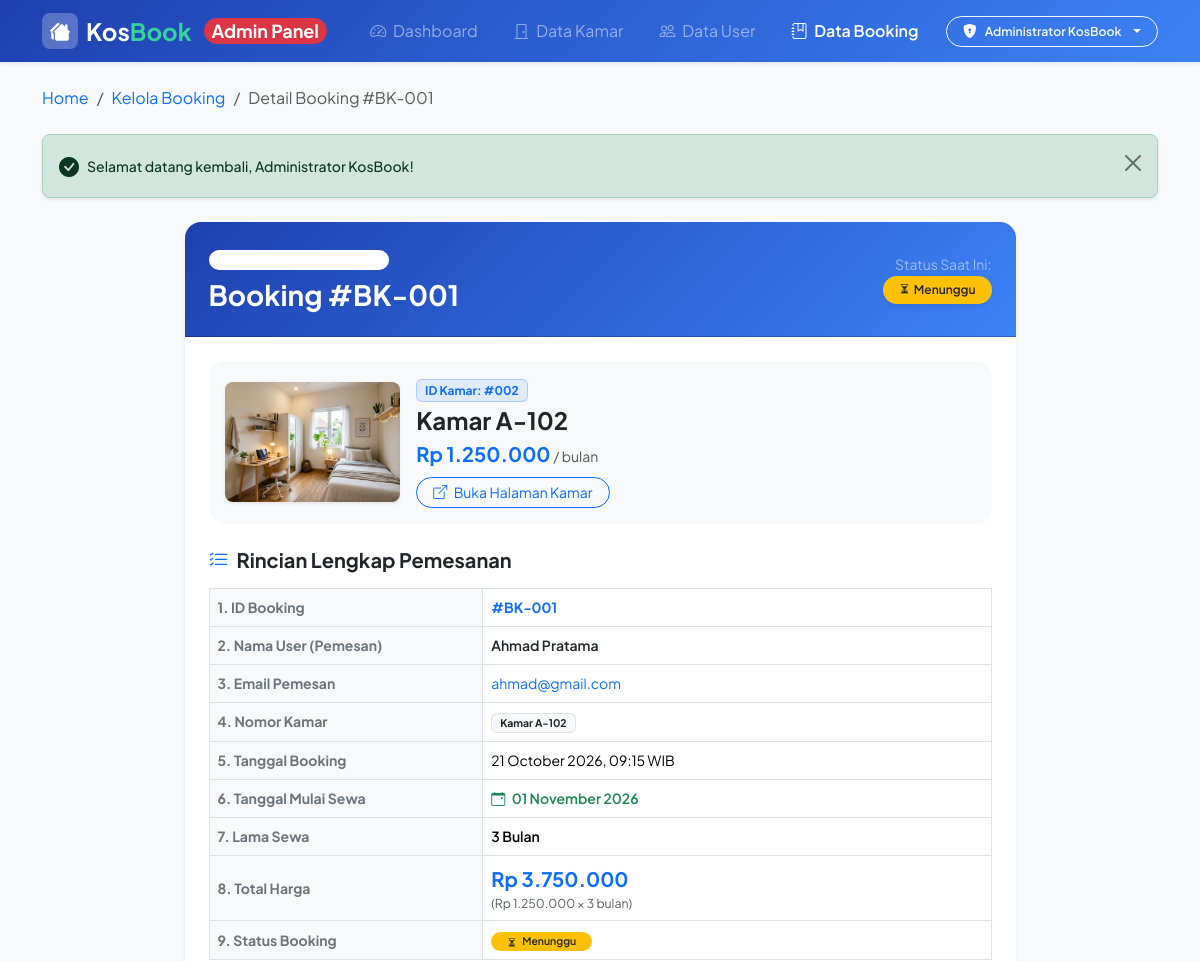
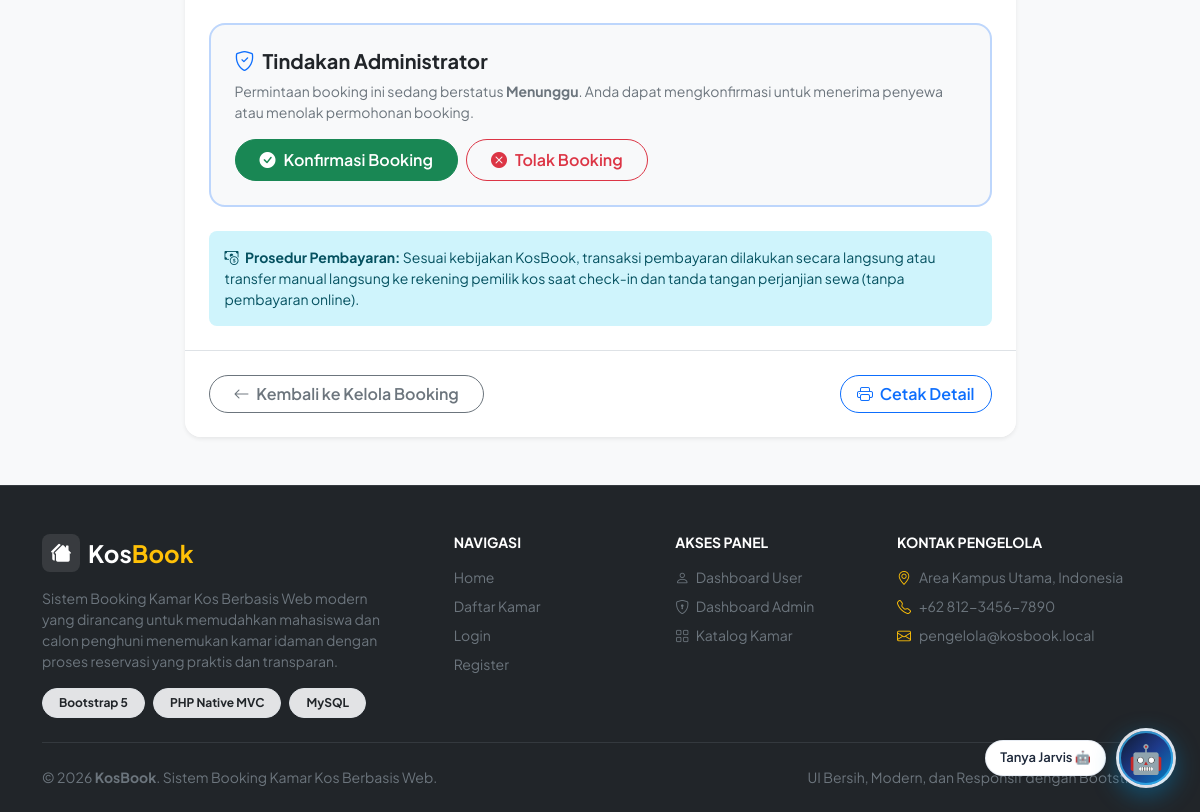
The page /public/index.php?url=booking/detail/1 (signed in) on the database its author committed (2 pictures, top to bottom).
### tables this page shows
CREATE TABLE `booking` (
    `id` INT AUTO_INCREMENT,
    `user_id` INT NOT NULL,
    `kamar_id` INT NOT NULL,
    `tanggal_booking` DATETIME NOT NULL DEFAULT CURRENT_TIMESTAMP,
    `tanggal_mulai` DATE NOT NULL,
    `lama_sewa` INT NOT NULL DEFAULT 1,  
    `total_harga` DECIMAL(12, 2) NOT NULL,
    `status` ENUM('menunggu', 'dikonfirmasi', 'ditolak', 'selesai') NOT NULL DEFAULT 'menunggu',
    `created_at` TIMESTAMP NOT NULL DEFAULT CURRENT_TIMESTAMP,

     
    CONSTRAINT `pk_booking` PRIMARY KEY (`id`),

     
    CONSTRAINT `fk_booking_user` 
        FOREIGN KEY (`user_id`) REFERENCES `users` (`id`) 
        ON DELETE CASCADE 
        ON UPDATE CASCADE,
    CONSTRAINT `fk_booking_kamar` 
        FOREIGN KEY (`kamar_id`) REFERENCES `kamar` (`id`) 
        ON DELETE RESTRICT 
        ON UPDATE CASCADE,

     
    INDEX `idx_booking_user_id` (`user_id`),
    INDEX `idx_booking_kamar_id` (`kamar_id`),
    INDEX `idx_booking_status` (`status`),
    INDEX `idx_booking_tanggal` (`tanggal_booking`)
);

CREATE TABLE `kamar` (
    `id` INT AUTO_INCREMENT,
    `nomor_kamar` VARCHAR(50) NOT NULL,
    `harga` DECIMAL(12, 2) NOT NULL,
    `fasilitas` TEXT NULL,
    `deskripsi` TEXT NULL,
    `foto` VARCHAR(255) DEFAULT 'default_kamar.jpg',
    `status` ENUM('tersedia', 'booking', 'terisi') NOT NULL DEFAULT 'tersedia',
    `created_at` TIMESTAMP NOT NULL DEFAULT CURRENT_TIMESTAMP,
    `updated_at` TIMESTAMP NOT NULL DEFAULT CURRENT_TIMESTAMP ON UPDATE CURRENT_TIMESTAMP,

     
    CONSTRAINT `pk_kamar` PRIMARY KEY (`id`),

     
    CONSTRAINT `uq_kamar_nomor` UNIQUE (`nomor_kamar`),
    INDEX `idx_kamar_status` (`status`),
    INDEX `idx_kamar_harga` (`harga`)
);

CREATE TABLE `users` (
    `id` INT AUTO_INCREMENT,
    `nama` VARCHAR(100) NOT NULL,
    `email` VARCHAR(100) NOT NULL,
    `password` VARCHAR(255) NOT NULL,
    `role` ENUM('user', 'admin') NOT NULL DEFAULT 'user',
    `created_at` TIMESTAMP NOT NULL DEFAULT CURRENT_TIMESTAMP,

     
    CONSTRAINT `pk_users` PRIMARY KEY (`id`),

     
    CONSTRAINT `uq_users_email` UNIQUE (`email`),
    INDEX `idx_users_role` (`role`)
);

### app/views/booking/detail.php (the view, shortened to what the rows shown need)
<?php
$photoUrl = !empty($booking['kamar_foto']) && file_exists(__DIR__ . '/../../public/images/kamar/' . $booking['kamar_foto'])
    ? BASE_URL . '/images/kamar/' . htmlspecialchars($booking['kamar_foto'])
    : (file_exists(__DIR__ . '/../../public/images/' . $booking['kamar_foto'])
        ? BASE_URL . '/images/' . htmlspecialchars($booking['kamar_foto'])
        : BASE_URL . '/images/default_kamar.jpg');
$statusBadge = [
    'menunggu'     => 'bg-warning text-dark',
    'dikonfirmasi' => 'bg-success text-white',
    'ditolak'      => 'bg-danger text-white',
    'selesai'      => 'bg-secondary text-white'
][$booking['status']] ?? 'bg-primary text-white';
$statusIcon = [
    'menunggu'     => 'bi-hourglass-split',
    'dikonfirmasi' => 'bi-check-circle-fill',
    'ditolak'      => 'bi-x-circle-fill',
    'selesai'      => 'bi-flag-fill'
][$booking['status']] ?? 'bi-circle-fill';
?>
<div class="container py-4">
    <nav aria-label="breadcrumb" class="mb-4">
        <ol class="breadcrumb small">
            <li class="breadcrumb-item"><a href="<?= url(''); ?>" class="text-decoration-none">Home</a></li>
            <?php if ($isAdmin): ?>
                <li class="breadcrumb-item"><a href="<?= url('booking/admin'); ?>" class="text-decoration-none">Kelola Booking</a></li>
            <?php else: ?>
                <li class="breadcrumb-item"><a href="<?= url('dashboard/user'); ?>" class="text-decoration-none">Dashboard Saya</a></li>
            <?php endif; ?>
            <li class="breadcrumb-item active" aria-current="page">Detail Booking #BK-00<?= $booking['id']; ?></li>
        </ol>
    </nav>
    <?php require __DIR__ . '/../components/alert.php'; ?>
    <div class="row justify-content-center">
        <div class="col-lg-9">
            <div class="card border-0 shadow-sm rounded-4 bg-white overflow-hidden mb-4">
                <div class="card-header bg-primary text-white p-4 d-flex flex-wrap justify-content-between align-items-center gap-2" style="background: linear-gradient(135deg, #1e40af 0%, #3b82f6 100%) !important;">
                    <div>
                        <span class="badge bg-white bg-opacity-20 text-white rounded-pill px-3 py-1 small mb-2">
                        </span>
                        <h3 class="fw-bold mb-0">Booking #BK-00<?= htmlspecialchars((string)$booking['id']); ?></h3>
                    </div>
                    <div class="text-sm-end">
                        <span class="text-white-50 small d-block">Status Saat Ini:</span>
                        <span class="badge <?= $statusBadge; ?> px-3 py-2 rounded-pill small fw-semibold shadow-sm d-inline-flex align-items-center gap-1">
                            <i class="bi <?= $statusIcon; ?> small"></i> <?= ucfirst($booking['status']); ?>
                        </span>
                    </div>
                </div>
                <div class="card-body p-4">
                    <div class="card border-0 bg-light rounded-4 p-3 mb-4">
                        <div class="row align-items-center g-3">
                            <div class="col-sm-4 col-md-3">
                                <img src="<?= $photoUrl; ?>"
                                     alt="<?= htmlspecialchars($booking['nomor_kamar']); ?>"
                                     class="w-100 rounded-3 object-fit-cover shadow-sm"
                                     style="height: 120px;"
                                     onerror="this.src='<?= BASE_URL; ?>/images/default_kamar.jpg'">
                            </div>
                            <div class="col-sm-8 col-md-9">
                                <span class="badge bg-primary bg-opacity-10 text-primary border border-primary border-opacity-25 small mb-1">
                                    ID Kamar: #00<?= htmlspecialchars((string)$booking['kamar_id']); ?>
                                </span>
                                <h4 class="fw-bold text-dark mb-1"><?= htmlspecialchars($booking['nomor_kamar']); ?></h4>
                                <span class="text-primary fw-bold fs-5"><?= formatRupiah($booking['harga_kamar']); ?></span>
                                <small class="text-muted">/ bulan</small>
                                <div class="mt-2">
                                    <a href="<?= url('kamar/detail/' . $booking['kamar_id']); ?>" class="btn btn-outline-primary btn-sm rounded-pill px-3" target="_blank">
                                        <i class="bi bi-box-arrow-up-right me-1"></i> Buka Halaman Kamar
                                    </a>
                                </div>
                            </div>
                        </div>
                    </div>
                    <h5 class="fw-bold text-dark mb-3">
                        <i class="bi bi-list-check text-primary me-2"></i>Rincian Lengkap Pemesanan
                    </h5>
                    <div class="table-responsive mb-4">
                        <table class="table table-bordered align-middle mb-0 small">
                            <tbody>
                                <tr>
                                    <th class="bg-light text-secondary" style="width: 35%;">1. ID Booking</th>
                                    <td class="fw-bold text-primary">#BK-00<?= htmlspecialchars((string)$booking['id']); ?></td>
                                </tr>
                                <tr>
                                    <th class="bg-light text-secondary">2. Nama User (Pemesan)</th>
                                    <td class="fw-semibold text-dark"><?= htmlspecialchars($booking['user_nama']); ?></td>
                                </tr>
                                <tr>
                                    <th class="bg-light text-secondary">3. Email Pemesan</th>
                                    <td>
                                        <a href="mailto:<?= htmlspecialchars($booking['user_email']); ?>" class="text-decoration-none">
                                            <?= htmlspecialchars($booking['user_email']); ?>
                                        </a>
                                    </td>
                                </tr>
                                <tr>
                                    <th class="bg-light text-secondary">4. Nomor Kamar</th>
                                    <td>
                                        <span class="badge bg-light text-dark border px-2 py-1">
                                            <?= htmlspecialchars($booking['nomor_kamar']); ?>
                                        </span>
                                    </td>
                                </tr>
                                <tr>
                                    <th class="bg-light text-secondary">5. Tanggal Booking</th>
                                    <td><?= date('d F Y, H:i', strtotime($booking['tanggal_booking'])); ?> WIB</td>
                                </tr>
                                <tr>
                                    <th class="bg-light text-secondary">6. Tanggal Mulai Sewa</th>
                                    <td class="fw-semibold text-success">
                                        <i class="bi bi-calendar-event me-1"></i>
                                        <?= date('d F Y', strtotime($booking['tanggal_mulai'])); ?>
                                    </td>
                                </tr>
                                <tr>
                                    <th class="bg-light text-secondary">7. Lama Sewa</th>
                                    <td class="fw-semibold"><?= (int)$booking['lama_sewa']; ?> Bulan</td>
                                </tr>
                                <tr>
                                    <th class="bg-light text-secondary">8. Total Harga</th>
                                    <td>
                                        <span class="fs-5 fw-bold text-primary"><?= formatRupiah($booking['total_harga']); ?></span>
                                        <small class="text-muted d-block">(<?= formatRupiah($booking['harga_kamar']); ?> &times; <?= $booking['lama_sewa']; ?> bulan)</small>
                                    </td>
                                </tr>
                                <tr>
                                    <th class="bg-light text-secondary">9. Status Booking</th>
                                    <td>
                                        <span class="badge <?= $statusBadge; ?> rounded-pill px-3 py-1 small fw-semibold">
                                            <i class="bi <?= $statusIcon; ?> small me-1"></i> <?= ucfirst($booking['status']); ?>
                                        </span>
                                    </td>
                                </tr>
                            </tbody>
                        </table>
                    </div>
                    <?php if ($isAdmin): ?>
                        <div class="card border border-2 border-primary border-opacity-25 rounded-4 p-4 bg-light mb-4">
                            <h5 class="fw-bold text-dark mb-2">
                                <i class="bi bi-shield-check text-primary me-2"></i>Tindakan Administrator
                            </h5>
                            <?php if ($booking['status'] === 'menunggu'): ?>
                                <p class="text-secondary small mb-3">
                                    Permintaan booking ini sedang berstatus <strong>Menunggu</strong>. Anda dapat mengkonfirmasi untuk menerima penyewa atau menolak permohonan booking.
                                </p>
                                <div class="d-flex flex-wrap gap-2">
                                    <button type="button"
                                            class="btn btn-success rounded-pill px-4 py-2 fw-semibold d-flex align-items-center gap-2"
                                            data-bs-toggle="modal"
                                            data-bs-target="#modalDetailConfirm">
                                        <i class="bi bi-check-circle-fill"></i> Konfirmasi Booking
                                    </button>
                                    <button type="button"
                                            class="btn btn-outline-danger rounded-pill px-4 py-2 fw-semibold d-flex align-items-center gap-2"
                                            data-bs-toggle="modal"
                                            data-bs-target="#modalDetailReject">
                                        <i class="bi bi-x-circle-fill"></i> Tolak Booking
                                    </button>
                                </div>
                            <?php endif; ?>
                        </div>
                    <?php endif; ?>
                    <div class="alert alert-info border-0 rounded-3 p-3 small mb-0">
                        <i class="bi bi-cash-coin me-1"></i> <strong>Prosedur Pembayaran:</strong> Sesuai kebijakan KosBook, transaksi pembayaran dilakukan secara langsung atau transfer manual langsung ke rekening pemilik kos saat check-in dan tanda tangan perjanjian sewa (tanpa pembayaran online).
                    </div>
                </div>
                <div class="card-footer bg-white border-top p-4 d-flex justify-content-between align-items-center">
                    <?php if ($isAdmin): ?>
                        <a href="<?= url('booking/admin'); ?>" class="btn btn-outline-secondary rounded-pill px-4 fw-semibold">
                            <i class="bi bi-arrow-left me-1"></i> Kembali ke Kelola Booking
                        </a>
                    <?php else: ?>
                        <a href="<?= url('dashboard/user'); ?>" class="btn btn-outline-secondary rounded-pill px-4 fw-semibold">
                            <i class="bi bi-arrow-left me-1"></i> Kembali ke Dashboard
                        </a>
                    <?php endif; ?>
                    <button type="button" class="btn btn-outline-primary rounded-pill px-3 fw-semibold" onclick="window.print();">
                        <i class="bi bi-printer me-1"></i> Cetak Detail
                    </button>
                </div>
            </div>
        </div>
    </div>
</div>

### rows shown on the page
booking: id "1", status "Menunggu", kamar "2", kamar.nomor_kamar "Kamar A-102", kamar.harga "Rp 1.250.000", user.nama "Ahmad Pratama", user.email "ahmad@gmail.com", tanggal_booking "21 October 2026, 09:15", tanggal_mulai "01 November 2026", lama_sewa "3", total_harga "Rp 3.750.000"

### other values the page prints
$userName "Administrator KosBook"
$message "Selamat datang kembali, Administrator KosBook!"
$launcherLabel "Tanya Jarvis 🤖"
$botAvatar "🤖"
